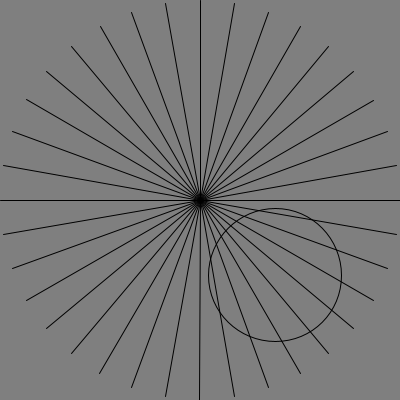
Frame 1 (no input)
Frame 60 (the mouse pressed at the canvas centre just before this capture): identical to frame 1, image omitted
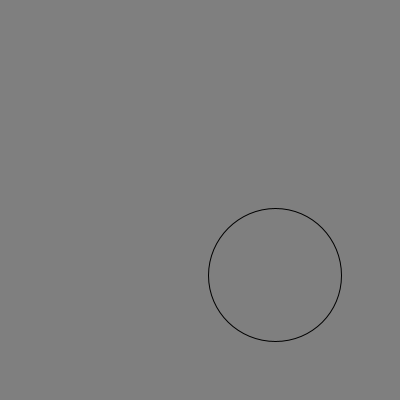
Frame 120 (the mouse held since frame 60 and released just before this capture)

The Processing sketch that drew these frames (run headless with seeded random() and noise(); from frame 60 on, the mouse is pressed at the canvas centre):

// Processing sketch: processing_128845
// ── processing_128845.pde

void ray( int x, int y, float angle, float len ) {
  line( x, y, 
  x + sin( radians( -angle - 180 ) ) * len, 
  y + cos( radians( -angle - 180 ) ) * len
    );
}

boolean illusion = true;

void setup() {
  size( 400, 400 );
}

void draw() {

  background(127);

  if ( illusion ) { 
    for ( int i = 0; i < 360; i+=10 ) {
      ray( width/2, height/2, i, width/2 );
    }
  } 


  noFill();
  ellipse( 11*width/16, 11*height/16, width/3, width/3 );
}

void mousePressed() {
  illusion = false;
}

void mouseReleased() {
  illusion = true;
}
